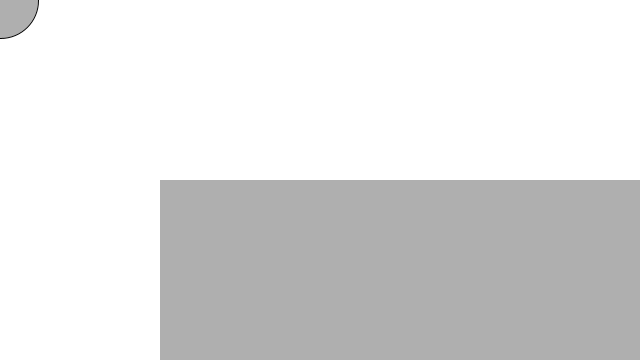
Frame 1 (no input)
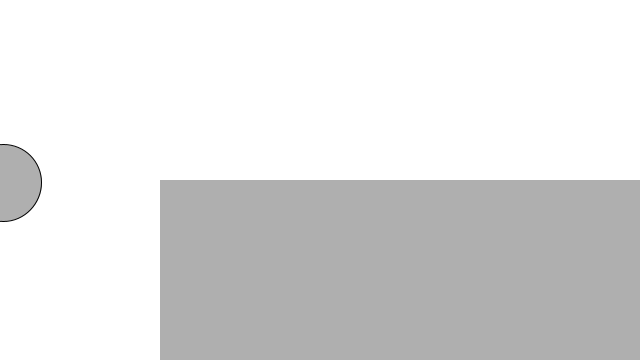
Frame 60 (the mouse pressed at the canvas centre just before this capture)
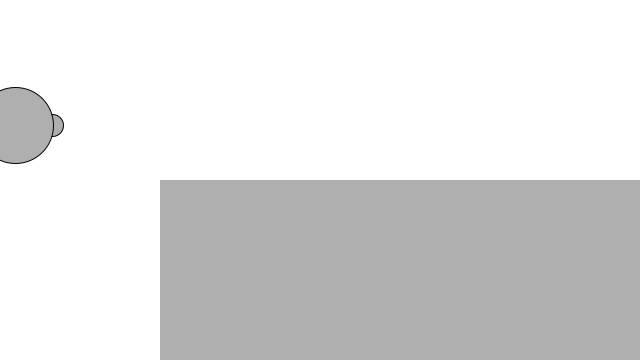
Frame 120 (the mouse held since frame 60 and released just before this capture)

The Processing sketch that drew these frames (run headless with seeded random() and noise(); from frame 60 on, the mouse is pressed at the canvas centre):

// Processing sketch: MoverLiquid
// ── MoverLiquid.pde
MyMover[] movers = new MyMover[3];
Liquid liquid;

void setup() {
    size(640, 360);
    for(int i = 0; i < movers.length; i++) {
        movers[i] = new MyMover(random(0.1,5), 0, 0);
    }   

    liquid = new Liquid(width/4, height/2, width, height/2, 0.1);
}

void draw() {
    background(255);
    liquid.display();

    PVector wind = new PVector(0.01, 0);

    for(int i = 0; i < movers.length; i++) {
        if(movers[i].isInsideLiquid(liquid)) {
            movers[i].drag(liquid);
        }

        // In real life gravity scales with mass
        float m = movers[i].mass;
        PVector gravity = new PVector(0, 0.1*m);

        movers[i].applyForce(wind);
        movers[i].applyForce(gravity);

        movers[i].update();
        movers[i].display();
        movers[i].checkEdges();
    }
}

class MyMover {
    PVector location;
    PVector velocity;
    PVector acceleration;
    float mass;
  
    MyMover(float m, float x, float y) {
        mass = m;
        location = new PVector(x, y);
        velocity = new PVector(0, 0); 
        acceleration = new PVector(0, 0);
    }

    void applyForce(PVector force) {
        // Divide force by mass to get acceleration
        // Will be reusing force so make a copy to work with
        PVector f = PVector.div(force, mass);
        acceleration.add(f);
    }

    void drag(Liquid l) {
        float speed = velocity.mag();
        float dragMagnitude = l.c * speed * speed;

        PVector drag = velocity.get();
        drag.mult(-1);
        drag.normalize();
        drag.mult(dragMagnitude);

        applyForce(drag);
    }

    boolean isInsideLiquid(Liquid l) {
        if(location.x>l.x && location.x<l.x+l.w && location.y>l.y && location.y< l.y+l.h)
            // It's in the liquid!!
            return true;
        else 
            return false;
    }

    void update() {
        velocity.add(acceleration);
        location.add(velocity);
        acceleration.mult(0); // clear acceleration each time
    }

    void display() {
        stroke(0);
        fill(175);
        ellipse(location.x, location.y, mass*16, mass*16);
    }

    void checkEdges() {
        if(location.x > width) {
            location.x = width - mass;
        }
        
        if(location.y > height) {
            velocity.y *= -1;
            location.y = height;
        }
    }
}
// ── Liquid.pde
class Liquid {
    float x,y,w,h;
    float c;

    Liquid(float x, float y, float w, float h, float c) {
        this.x = x;
        this.y = y;
        this.w = w;
        this.h = h;
        this.c = c;
    }

    void display() {
        noStroke();
        fill(175);
        rect(x,y,w,h);
    }
}
